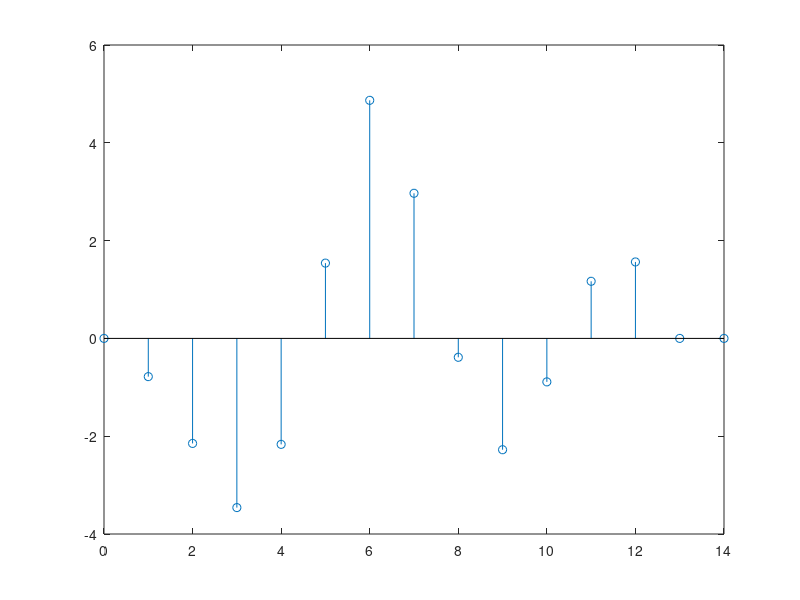
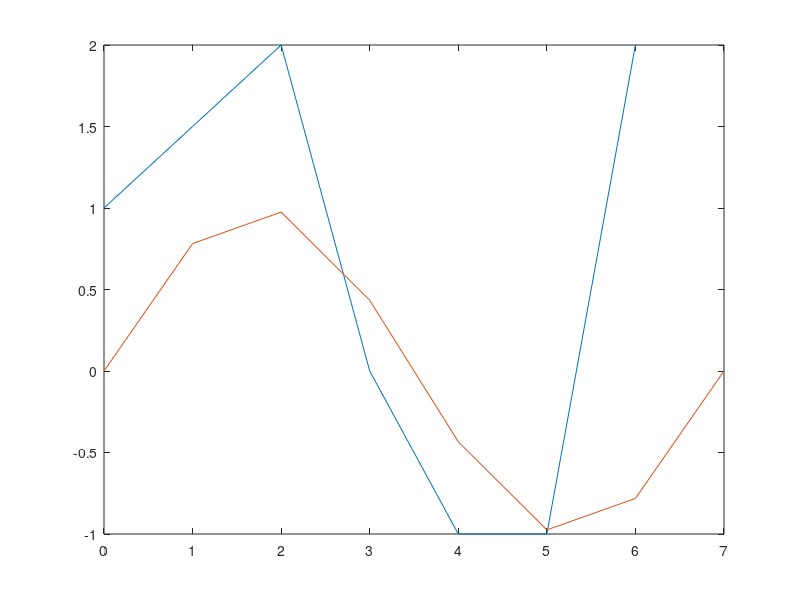

Write MATLAB code to recreate these figures, in order.
clc
close all
clear all

n = [0:1:7];
seuil_bas = 0.7;
seuil_haut = 2-seuil_bas;
x = [1 1.5 2 0 -1 -1 2];
y = sin(n*pi/3.5);

correlation2 = xcorr(x,y);
correlation_original = xcorr(x,x);

n = 0:1:length(correlation2)-1;

c = max(correlation2)
c_original = max(correlation_original);

pourcentage_corr = c/c_original;

if pourcentage_corr > seuil_bas && pourcentage_corr < seuil_haut
    bon_sort = 1;
else
    bon_sort = 0;
end

figure()
stem(n,correlation2);

figure()
plot(0:1:length(x)-1,x)
hold on
plot(0:1:length(y)-1,y)









